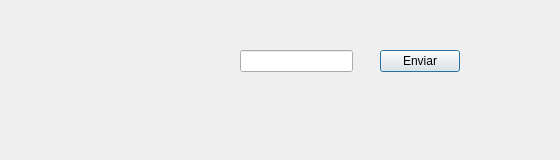
<?xml version="1.0" encoding="UTF-8"?>
<ui version="4.0">
 <class>Dialog</class>
 <widget class="QDialog" name="Dialog">
  <property name="geometry">
   <rect>
    <x>0</x>
    <y>0</y>
    <width>560</width>
    <height>160</height>
   </rect>
  </property>
  <property name="windowTitle">
   <string>Dialog</string>
  </property>
  <widget class="QPushButton" name="pushButton">
   <property name="geometry">
    <rect>
     <x>380</x>
     <y>50</y>
     <width>80</width>
     <height>22</height>
    </rect>
   </property>
   <property name="text">
    <string>Enviar</string>
   </property>
  </widget>
  <widget class="QLineEdit" name="lineEdit">
   <property name="geometry">
    <rect>
     <x>240</x>
     <y>50</y>
     <width>113</width>
     <height>22</height>
    </rect>
   </property>
  </widget>
 </widget>
 <layoutdefault spacing="6" margin="11"/>
 <resources/>
 <connections/>
</ui>
